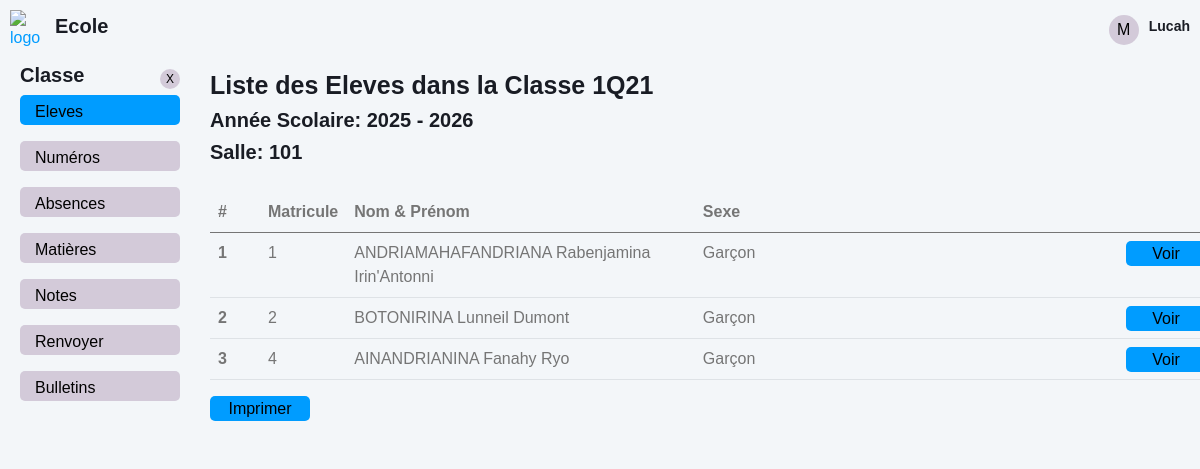
The app's page /classes/eleves.php?id=3 (signed in) with its own data.
### tables this page shows
CREATE TABLE `classes` (
  `classe_id` int(10) NOT NULL AUTO_INCREMENT,
  `nom_classe` varchar(100) NOT NULL,
  `niveau` varchar(50) DEFAULT NULL,
  `annee_debut` year(4) DEFAULT NULL,
  `annee_fin` year(4) DEFAULT NULL,
  `salle` varchar(50) DEFAULT NULL,
  PRIMARY KEY (`classe_id`)
);

CREATE TABLE `eleves` (
  `eleve_id` int(10) NOT NULL AUTO_INCREMENT,
  `numero` int(10) DEFAULT NULL,
  `nom_eleve` varchar(100) DEFAULT NULL,
  `prenom_eleve` varchar(100) DEFAULT NULL,
  `sexe_eleve` varchar(50) DEFAULT NULL,
  `date_naissance` date DEFAULT NULL,
  `lieu_naissance` varchar(50) DEFAULT NULL,
  `status` varchar(50) DEFAULT NULL,
  `adresse` varchar(50) DEFAULT NULL,
  `tel_eleve` varchar(50) DEFAULT NULL,
  `etablissement_orign` varchar(50) DEFAULT NULL,
  `annee_scolaire` varchar(50) DEFAULT NULL,
  `date_inscrit` date DEFAULT NULL,
  `nom_pere` varchar(100) DEFAULT NULL,
  `profession_pere` varchar(50) DEFAULT NULL,
  `tel_pere` varchar(50) DEFAULT NULL,
  `nom_mere` varchar(100) DEFAULT NULL,
  `profession_mere` varchar(50) DEFAULT NULL,
  `tel_mere` varchar(50) DEFAULT NULL,
  `nom_tuteur` varchar(100) DEFAULT NULL,
  `profession_tuteur` varchar(50) DEFAULT NULL,
  `tel_tuteur` varchar(50) DEFAULT NULL,
  `classe_id` int(10) DEFAULT NULL,
  PRIMARY KEY (`eleve_id`),
  KEY `classe_id` (`classe_id`)
);

### classes/eleves.php (the view, shortened to what this page needs)
<?php
    require "../back/database.php";
    $id_classe = isset($_GET['id']) ? (int) $_GET['id'] : 0;
    $sql_classes = "SELECT * FROM classes WHERE classe_id = ? ";
    $stmt_classes = $pdo->prepare($sql_classes);
    $stmt_classes->execute([$id_classe]);
    $classes = $stmt_classes->fetchAll();
    $sql_eleves = "SELECT eleve_id, numero, nom_eleve, prenom_eleve, sexe_eleve FROM eleves WHERE classe_id = ? ORDER BY eleve_id ASC";
    $stmt_eleves = $pdo->prepare($sql_eleves);
    $stmt_eleves->execute([$id_classe]);
    $eleves = $stmt_eleves->fetchAll();
?>
<!DOCTYPE html>
<html lang="en">
<head>
    <link href="../assets/css/bootstrap.min.css" rel="stylesheet">
    <link href="../assets/css/style.css" rel="stylesheet">
</head>
    <body>
        <nav class="navbar navbar-expand sticky-top" style="display: flex; justify-content: space-between; margin: 0; padding: 10px">
        <a  href="./home.php" class="text-primary" style="display: flex; gap: 10px; align-items: center">
            <img src="../assets/img/logo.png" alt="logo" style="width: 35px">
            <h3 style="font-size: 20px">Ecole</h3>
        </a>
        <div class="menu">
            <button class="btn-menu" id="menu">
                M
            </button>
            <div class="menu-name">
                <h4><?= $_SESSION['username'] ?></h4>
            </div>
        </div>
        </nav>
        <div class="container-xxl position-relative d-flex p-0" style="margin-top: 100px;">
            <div class="sidebar" style="width: 200px; padding: 0 20px;">
            <nav class="navbar bg-light">
                <div class="navbar-nav w-100" style="margin-top: 25px">
                    <div class="nav-top">
                        <div class="nav-l">
                            <h3>Classe</h3>
                        </div>
                        <div class="nav-r">
                            <a class="df-jc-ac" href="./">X</a>
                        </div>
                    </div>
                    <ul>
                        <li><a href="./eleves.php?id=<?php echo $id_classe ?>" class="nav-link active">Eleves</a></li>
                        <li><a href="./numbers.php?id=<?php echo $id_classe ?>" class="nav-link">Numéros</a></li>
                        <li><a href="./absences.html" class="nav-link">Absences</a></li>
                        <li><a href="./matieres.php?id=<?php echo $id_classe ?>" class="nav-link">Matières</a></li>
                        <li><a href="./notes.html" class="nav-link">Notes</a></li>
                        <li><a href="./renvoyer.html" class="nav-link">Renvoyer</a></li>
                        <li><a href="index.php" class="nav-link">Bulletins</a></li>
                    </ul>
                </div>
            </nav>
            </div>
            <div class="col-right">
            <?php if (count($classes) > 0):  ?>
                <div class="tp">
                    <div class="col-classe-l">
                        <?php foreach ( $classes as $classe ): ?>
                            <h1>Liste des Eleves dans la Classe <?php echo $classe['nom_classe'] ?></h1>
                            <h3>Année Scolaire: <?php echo $classe['annee_debut'] ?> - <?php echo $classe['annee_fin'] ?> </h3>
                            <h3>Salle: <?php echo $classe['salle'] ?></h3>
                        <?php endforeach; ?>
                    </div>
                </div>
                <div class="bd">
                    <?php if (count($eleves) > 0):  ?>
                        <table class="table table-hover">
                            <thead>
                                <tr>
                                    <th class="col">#</th>
                                    <th class="col">Matricule</th>
                                    <th class="col">Nom & Prénom</th>
                                    <th class="col">Sexe</th>
                                </tr>
                            </thead>
                            <tbody>
                                <?php foreach ( $eleves as $eleve ): ?>
                                    <tr>
                                        <th scope="row">
                                            <?php echo $eleve['numero'] ?>
                                        </th>
                                        <td>
                                            <?php echo $eleve['eleve_id'] ?>
                                        </td>
                                        <td>
                                            <?php echo $eleve['nom_eleve'] ?>
                                            <?php echo $eleve['prenom_eleve'] ?>
                                        </td>
                                        <td>
                                            <?php echo $eleve['sexe_eleve'] ?>
                                        </td>
                                        <td>
                                            <a href="#" class="btn detail">Voir</a>
                                        </td>
                                    </tr>
                                <?php endforeach; ?>
                            </tbody>
                        </table>
                    <?php else: ?>
                        <h5>Aucun élève trouvé</h5>
                    <?php endif; ?>
                </div>
                            <div class="bt">
                    <a href="./printclasse.php?id=<?php echo $id_classe ?>" class="btn btn-print">Imprimer</a>
                </div>
            <?php else: ?>
                <h5>Aucun classe trouvé</h5>
            <?php endif; ?>
            </div>
        </div>
    </body>
</html>

### assets/css/style.css (style rules this page uses)
:root { --primary: #009CFF; --light: #F3F6F9; --dark: #191C24; }
.df-jc-ac { display: flex; justify-content: center; align-items: center; }
.btn { transition: .5s; }
.sidebar { position: fixed; top: 30px; left: 0; bottom: 0; width: 200px; height: 100vh; overflow-y: auto; transition: 0.5s; z-index: 999; padding: 0 20px; }
@media (min-width: 992px) { .sidebar { margin-left: 0; } }
.navbar .nav-top { display: flex; justify-content: space-between; align-items: center; }
.navbar .nav-top .nav-l h3 { font-size: 20px; font-weight: bold; }
.navbar .nav-top .nav-r a { width: 20px; height: 20px; background: #d3cad9; border-radius: 50%; color: #000; text-decoration: none; font-size: 12px; }
.navbar.navbar-expand .menu { display: flex; align-items: center; gap: 10px; }
.navbar.navbar-expand .menu button.btn-menu { width: 30px; height: 30px; background: #d3cad9; border: 0; border-radius: 50%; }
.navbar.navbar-expand .menu .menu-name { height: 25px; display: flex; }
.navbar.navbar-expand .menu .menu-name h4 { font-size: 14px; }
.sidebar .navbar-nav ul { list-style: none; padding-left: 0; }
.sidebar .navbar-nav .nav-link { height: 30px; padding: 5px 15px; color: #000; font-weight: 500; outline: none; background: #d3cad9; margin-bottom: 1rem; border-radius: 5px; }
.sidebar .navbar-nav .nav-link:hover, .sidebar .navbar-nav .nav-link.active { background: #009CFF; }
.col-right { position: relative; width: 83%; top: -90px; left: 210px; }
.tp { display: flex; justify-content: space-between; }
.bd { margin-top: 20px; }
.col-classe-l h1 { font-size: 25px; }
.col-classe-l h3 { font-size: 20px; }
.bd table tbody tr td a.detail, .bt a.btn-print { width: 80px; height: 25px; position: absolute; right: 0; background: #009CFF; color: #000; text-decoration: none; display: flex; justify-content: center; align-items: center; }
.bt a.btn-print, .bt button.btn-print { position: relative; width: 100px; }

### classes/eleves.php (style rules this page uses)
table th:nth-child(1), table td:nth-child(1) { width: 50px; }
table th:nth-child(2), table td:nth-child(2) { width: 1%; }
table th:nth-child(3), table td:nth-child(3) { width: 35%; }

### records on screen
classes: nom_classe "1Q21", annee_debut "2025", annee_fin "2026", salle "101"
eleves: numero "1", eleve_id "1", nom_eleve "ANDRIAMAHAFANDRIANA", prenom_eleve "Rabenjamina Irin'Antonni", sexe_eleve "Garçon"
eleves: numero "2", eleve_id "2", nom_eleve "BOTONIRINA", prenom_eleve "Lunneil Dumont", sexe_eleve "Garçon"
eleves: numero "3", eleve_id "4", nom_eleve "AINANDRIANINA", prenom_eleve "Fanahy Ryo", sexe_eleve "Garçon"

### other values on screen
$_SESSION['username'] "Lucah"
